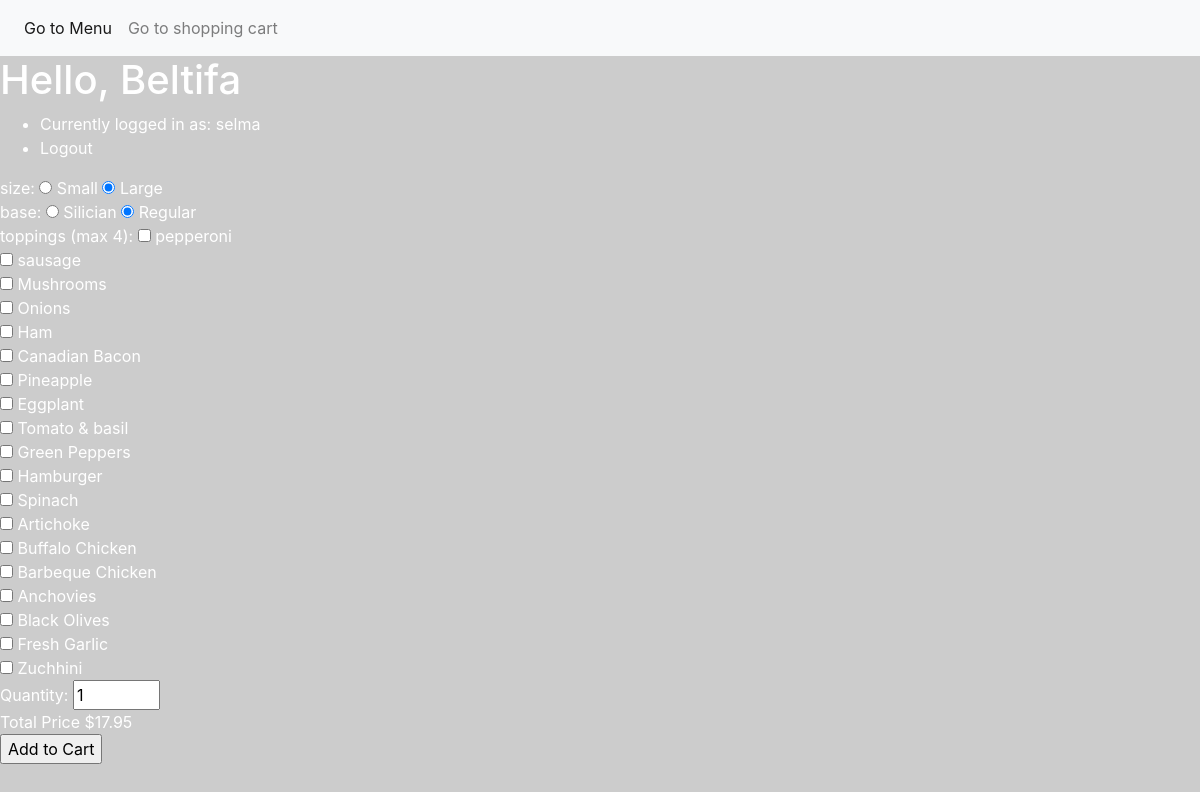
Screenshot of /Pizza/Regular/Large (signed in) with the database file from the repository.
### pizzaapp/models.py (models this page shows, shortened)
class Size(models.Model):
    name =  models.CharField(max_length=25)
    def __str__(self):
        return self.name

class Name(models.Model):
    name = models.CharField(max_length=25)
    type = models.ForeignKey(Type, blank=True, null=True, on_delete=models.CASCADE, related_name="Typename")
    def __str__ (self):
        return self.name

class Toppings(models.Model):
    name =  models.CharField(max_length=25)
    type = models.ForeignKey(Type, blank=True, null=True, on_delete=models.CASCADE, related_name="Typetopping")
    def __str__(self):
        return self.name

class Menu(models.Model):
    type = models.ForeignKey(Type, blank=True, on_delete=models.CASCADE, related_name="Type_menu")
    name = models.ForeignKey(Name, blank=True, on_delete=models.CASCADE, related_name="Name_menu")
    size = models.ForeignKey(Size,  blank=True, null=True, on_delete=models.CASCADE, related_name="Size_menu")
    no_toppings = models.IntegerField(blank=True, null=True)
    baseprice = models.FloatField()

### pizzaapp/views.py (the view, shortened to what this page needs)
# urls.py: path("<str:type>/<str:name>/<str:size>", views.product, name="product"),
def product(request, type, name, size):
    if not request.user.is_authenticated:
        return render(request, "login.html", {"message": None})
    if request.method == 'GET':
        try:
            nameh = Name.objects.get(name=name)
            typeh = Type.objects.get(name=type)
            if size == 'None':
                product = Menu.objects.filter(type=typeh, name=nameh).first()
            else:
                sizeh = Size.objects.get(name=size)
                product = Menu.objects.filter(type=typeh, name=nameh, size=sizeh).first()
        except Menu.DoesNotExist:
            raise Http404("product not available")
        context = { "Types": Type.objects.all(),
            "Product": product,
            "Items": Menu.objects.all(),
            "Names": Name.objects.all(),
            "Sizes": Size.objects.all(),
            "Toppings": Toppings.objects.all(),
            }
        return render(request, "product.html", context)

### pizzaapp/models.py (called while the page is built)
    def __str__ (self):
        return self.name

### pizzaapp/templates/product.html (shortened to what this page needs)
{% extends "template.html" %}
{% block body %}
<h1>Hello, {{ user.first_name }}</h1>
<ul>
    <li>Currently logged in as: {{ user.username }}</li>
    <li><a href="{% url 'logout' %}">Logout</a></li>
</ul>
{% if Product.type.name == "Pizza" %}
<form action="{% url 'product' Product.type Product.name Product.size %}" method="post" id="orderform">
    size:
    {% for size in Sizes %}
    {% if  Product.size == size %}
    <input type="radio" id="id" name="size" value="{{ size }}" checked> {{ size }}
    {% else %}
    <input type="radio" id="id" name="size" value="{{ size }}"> {{ size }}
    {% endif %}
    {% endfor %}
    <br>
    base:
    {% for Name in Names %}
    {% if Name.type.name == "Pizza" %}
    {% if  Product.name == Name %}
    <input type="radio" id="id" name="name" value="{{ Name.name }}" checked> {{ Name }}
    {% else %}
    <input type="radio" id="id" name="name" value="{{ Name.name }}"> {{ Name }}
    {% endif %}
    {% endif %}
    {% endfor %}
    <br>
    toppings (max 4):
    {% for topping in Toppings %}
    <input class="single-checkbox" id="id" type="checkbox" name="toppings" value="{{ topping }}"> {{ topping }} <br>
    {% endfor %}
    Quantity: <input type="number" id="id" name="amount" min="1" max="50" value="1" >
    <div id="totalPrice"> Total Price ${{Product.baseprice}}</div>
    <input type="submit" value="Add to Cart">
</form>
{% endif %}
{% endblock %}

### pizzaapp/static/pizzaapp/styles.css (style rules this page uses)
body { background-image: url("https://wallpaperaccess.com/full/46429.jpg"); background-color: #cccccc; color: #ffffff }
a { color: #ffffff }

### rows the page displays
Size: name "Small"
Size: name "Large"
Name: name "Silician"
Name: name "Regular"
Toppings: name "pepperoni"
Toppings: name "sausage"
Toppings: name "Mushrooms"
Toppings: name "Onions"
Toppings: name "Ham"
Toppings: name "Canadian Bacon"
Toppings: name "Pineapple"
Toppings: name "Eggplant"
Toppings: name "Tomato & basil"
Toppings: name "Green Peppers"
Toppings: name "Hamburger"
Toppings: name "Spinach"
Toppings: name "Artichoke"
Toppings: name "Buffalo Chicken"
Toppings: name "Barbeque Chicken"
Toppings: name "Anchovies"
Toppings: name "Black Olives"
Toppings: name "Fresh Garlic"
Toppings: name "Zuchhini"
Menu: baseprice "17.95"

### other values shown
{{ user.first_name }} "Beltifa"
{{ user.username }} "selma"
